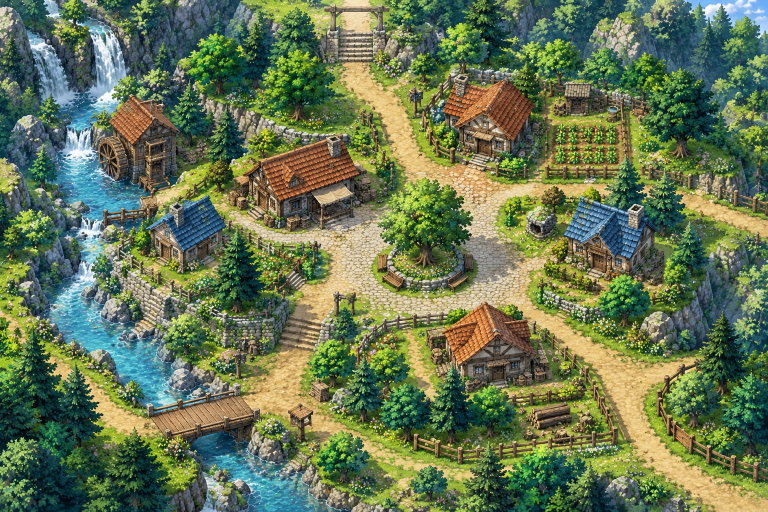
#> input picture assets/maps/bie_village/background.png, 1536 x 1024 px (shown at 1/2 size)
$ python build_bie_village_collision.py
#> lines starting #> are read from the running program, lines starting #| are printed output that depends on the picture; after the words box and inside, x2 and y2 are one past the last pixel; in counts of white or black regions, pixels touching at a corner belong together
#> in build, background is the input picture: PIL image 1536x1024 RGB; mean R, G, B 102.8, 118.2, 82.9
# -*- coding: utf-8 -*-
"""Build assets/maps/bie_village/collision.png for the CURRENT No.04 ビーエのむら background.

background.png (1536x1024) is byte-identical to assets/maps/reference/reference/ビーエのむら更新.png and is never
modified. The walkable area is the drawn sand road network: each 8px runtime cell (map.json collisionCellSize) whose
pixels are mostly sand-coloured becomes walkable, the result is cleaned (small holes in cobblestones filled, isolated
specks dropped, only the road network connected to the north gate kept), and then the hand-measured rectangles below
add the parts that are not sand-coloured (gate stairs, bridges, stone stairs) or remove what must stay blocked.

    python tools/build_bie_village_collision.py                    # rewrite collision.png
    python tools/build_bie_village_collision.py --preview out.png  # + the background with blocked areas tinted red

white = walkable / black = blocked. Coordinates are native background pixels (the Scene multiplies them by
worldScale). When the background is replaced again: rerun this script, check --preview, adjust the rectangles, then
re-place the spawn / event coordinates (src/config/maps.ts, events.json). The Scene code does not depend on any of it.
"""
import argparse
from pathlib import Path

import numpy as np
from PIL import Image

REPO_ROOT = Path(__file__).resolve().parent.parent
MAP_DIR = REPO_ROOT / "assets" / "maps" / "bie_village"

WIDTH, HEIGHT = 1536, 1024
CELL = 8
COLS, ROWS = WIDTH // CELL, HEIGHT // CELL

# A cell is road when at least this share of its pixels is sand-coloured.
SAND_CELL_RATIO = 0.5
# Cell the connected road network is grown from (just inside the north gate, = the fromWorldMap spawn).
SEED = (710, 150)

# Walkable additions (x0, y0, x1, y1), x1 / y1 exclusive, multiples of CELL.
WALKABLE = [
    # north gate: the road under the wooden arch and the stone stairs down into the village (exit zone sits here)
    ("north gate road", (672, 0, 752, 64)),
    ("north gate stairs", (672, 64, 744, 128)),
    # stone stairs between the south-west road (by the bridge) and the plaza road
    ("south-west stairs", (512, 664, 616, 728)),
    # wooden bridge over the river (south-west)
    ("river bridge", (296, 792, 488, 840)),
    # landing in front of the watermill door (the footbridge beyond it only leads into the waterfall: left blocked)
    ("watermill landing", (288, 352, 360, 400)),
]

# Blocked areas (x0, y0, x1, y1) that the colour mask would otherwise let through.
OBSTACLES = [
    # the big tree's stone ring and benches in the middle of the plaza
    (744, 472, 960, 592),
    # well / stone oven beside the east blue house
    (1080, 416, 1144, 480),
    # the log pile and sawhorse in the woodcutter's yard
    (1104, 792, 1184, 856),
]


def sand_cells(background):
    rgb = np.asarray(background.convert("RGB")).astype(int)
    r, g, b = rgb[..., 0], rgb[..., 1], rgb[..., 2]
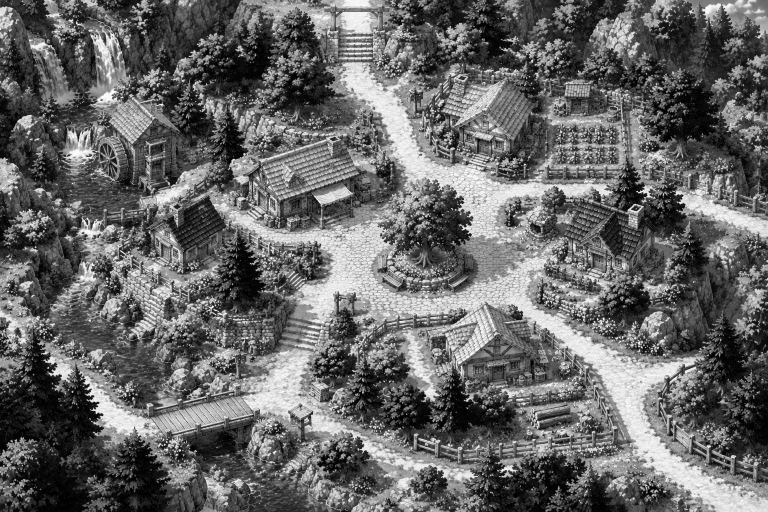
#> r: shape (1024, 1536) int64 (shown at 1/2 size); min 0, max 255, mean 102.8
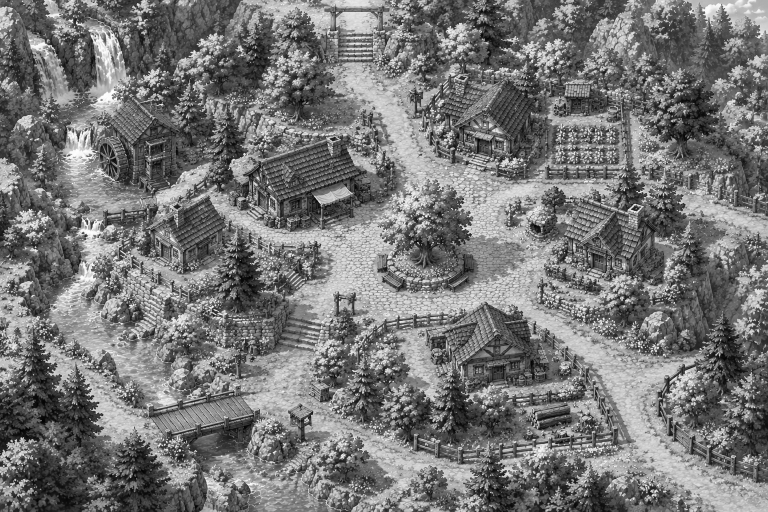
#> g: shape (1024, 1536) int64 (shown at 1/2 size); min 0, max 255, mean 118.2
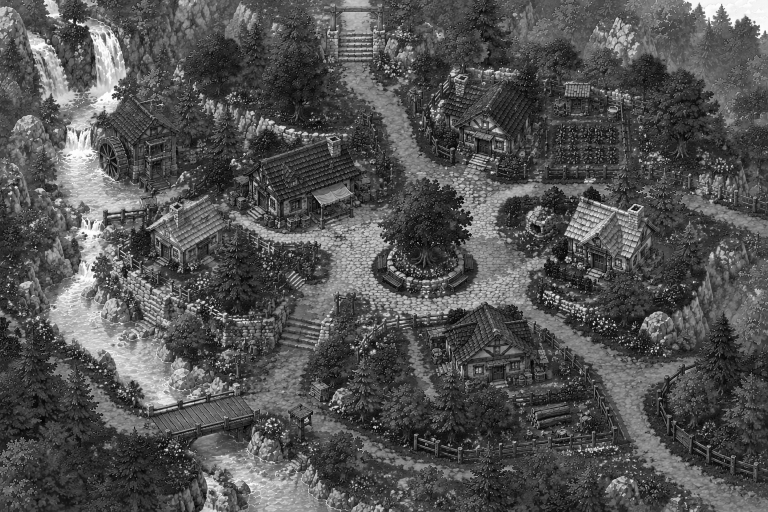
#> b: shape (1024, 1536) int64 (shown at 1/2 size); min 0, max 255, mean 82.9
    sand = (r > 170) & (g > 140) & (b > 80) & (b < 190) & (r - b > 45) & (r >= g) & (g - b > 20)
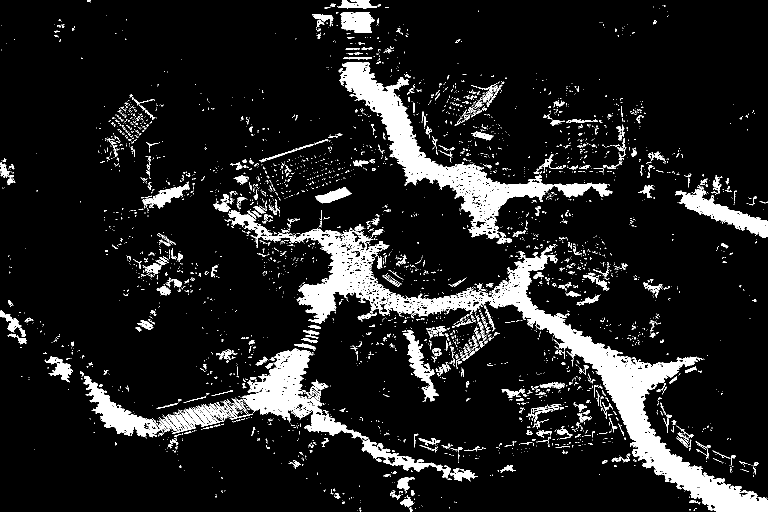
#> sand: shape (1024, 1536) bool (shown at 1/2 size); 11.2% white; 3754 white regions (3262 under 20 px), largest, box (x1, y1, x2, y2) and area: (456, 420, 1536, 1024) 61302, (677, 124, 1225, 477) 28104, (483, 697, 737, 880) 13478
    return sand.reshape(ROWS, CELL, COLS, CELL).mean(axis=(1, 3)) >= SAND_CELL_RATIO
#> returned value: shape (128, 192) bool; 9.7% white; 97 white regions (88 under 20 px), largest, box (x1, y1, x2, y2) and area: (71, 57, 192, 128) 989, (85, 16, 152, 59) 460, (58, 85, 107, 118) 279


def neighbours(cells):
    padded = np.pad(cells, 1)
#> padded: shape (130, 194) bool; 9.5% white; 97 white regions (88 under 20 px), largest, box (x1, y1, x2, y2) and area: (72, 58, 193, 129) 989, (86, 17, 153, 60) 460, (59, 86, 108, 119) 279
    return sum(padded[1 + dy:ROWS + 1 + dy, 1 + dx:COLS + 1 + dx].astype(int)
               for dy in (-1, 0, 1) for dx in (-1, 0, 1) if (dx, dy) != (0, 0))
#> returned value: shape (128, 192) int64; 9 distinct labels, from 0 to 8


def clean(cells):
    # fill single-cell holes left by darker cobblestones, then drop lonely specks
    cells = cells | (neighbours(cells) >= 6)
#> cells: shape (128, 192) bool; 9.9% white; 95 white regions (87 under 20 px), largest, box (x1, y1, x2, y2) and area: (71, 57, 192, 128) 1010, (85, 16, 152, 59) 467, (21, 85, 107, 118) 454
    cells = cells & (neighbours(cells) >= 3)
#> in neighbours (call 2), `padded = np.pad(cells, 1)`: padded: shape (130, 194) bool; 9.7% white; 95 white regions (87 under 20 px), largest, box (x1, y1, x2, y2) and area: (72, 58, 193, 129) 1010, (86, 17, 153, 60) 467, (22, 86, 108, 119) 454
#> in neighbours (call 2), `return sum(padded[1 + dy:ROWS + 1 + dy, 1 + dx:COLS + 1 + dx].astype(i..`: returned value: shape (128, 192) int64; 9 distinct labels, from 0 to 8
#> cells: shape (128, 192) bool; 9.1% white; 29 white regions (19 under 20 px), largest, box (x1, y1, x2, y2) and area: (75, 57, 192, 128) 991, (85, 16, 138, 59) 432, (21, 85, 87, 109) 399
    return cells


def connected_from(cells, seed_cell):
    keep = np.zeros_like(cells)
    stack = [seed_cell]
    while stack:
        row, col = stack.pop()
        if not (0 <= row < ROWS and 0 <= col < COLS) or keep[row, col] or not cells[row, col]:
            continue
        keep[row, col] = True
        stack.extend(((row + 1, col), (row - 1, col), (row, col + 1), (row, col - 1)))
    return keep


def paint(cells, rect, value):
    for v in rect:
        assert v % CELL == 0, f"{rect} is not aligned to the {CELL}px cell grid"
    x0, y0, x1, y1 = rect
    cells[y0 // CELL:y1 // CELL, x0 // CELL:x1 // CELL] = value


def build(preview=None):
    background = Image.open(MAP_DIR / "background.png")
    assert background.size == (WIDTH, HEIGHT), f"background.png is {background.size}, expected {(WIDTH, HEIGHT)}"
    cells = clean(sand_cells(background))
    for _, rect in WALKABLE:
        paint(cells, rect, True)
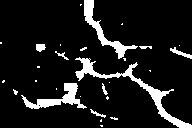
#> cells: shape (128, 192) bool; 10.4% white; 28 white regions (19 under 20 px), largest, box (x1, y1, x2, y2) and area: (75, 57, 192, 128) 991, (84, 0, 138, 59) 584, (21, 83, 87, 109) 572
    for rect in OBSTACLES:
        paint(cells, rect, False)
#> cells: shape (128, 192) bool; 10.3% white; 28 white regions (19 under 20 px), largest, box (x1, y1, x2, y2) and area: (75, 57, 192, 128) 969, (84, 0, 138, 59) 584, (21, 83, 87, 109) 572
    cells = connected_from(cells, (SEED[1] // CELL, SEED[0] // CELL))
#> after the loop in connected_from, `while stack:`:
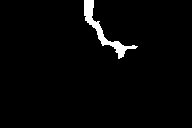
#> keep: shape (128, 192) bool; 2.4% white; 1 white region, box (x1, y1, x2, y2) and area: (84, 0, 138, 59) 583
#> after the loop in connected_from, `while stack:`: stack = []

    mask = Image.fromarray((cells * 255).astype("uint8")).resize((WIDTH, HEIGHT), Image.NEAREST).convert("RGB")
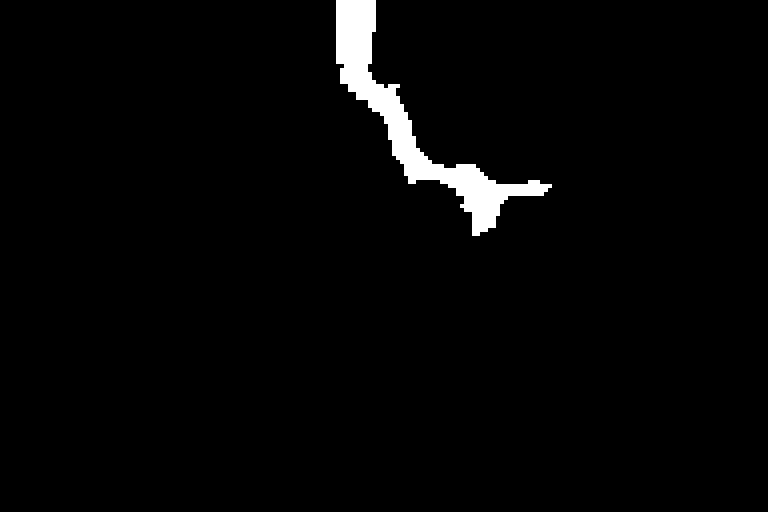
#> mask: PIL image 1536x1024 RGB (shown at 1/2 size); 2.4% white; 1 white region, box (x1, y1, x2, y2) and area: (672, 0, 1104, 472) 37312
    mask.save(MAP_DIR / "collision.png", optimize=True)
    print(f"wrote {MAP_DIR / 'collision.png'} ({WIDTH}x{HEIGHT}, walkable cells={int(cells.sum())})")
#| wrote assets/maps/bie_village/collision.png (1536x1024, walkable cells=583)

    if preview:
        red = Image.new("RGB", background.size, (255, 0, 0))
        tint = mask.convert("L").point(lambda v: 120 if v < 128 else 0)
        Image.composite(red, background.convert("RGB"), tint).save(preview)
        print(f"wrote preview {preview}")


if __name__ == "__main__":
    parser = argparse.ArgumentParser()
    parser.add_argument("--preview", help="also write the background with blocked areas tinted red to this path")
    build(parser.parse_args().preview)
